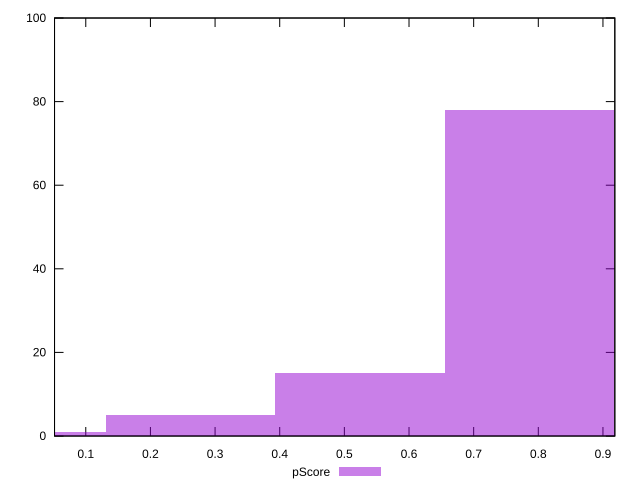

Reproduce this figure in gnuplot.
reset

$pScore <<EOF
0.7864442705486693 78
0.5242961803657795 15
0.26214809018288976 5
1.048592360731559 1
0 1
EOF

set key outside below
set boxwidth 0.26214809018288976
set xrange [0.05167296585058667:0.9183580026018724]
set yrange [0:100]
set trange [0:100]
set style fill transparent solid 0.5 noborder
set terminal svg size 640, 490 enhanced background rgb 'white'
set output "reprap/total-blocking-time/samples/pages+cached+noexternal+nomedia+nocss+nojs/pScore/histogram.svg"

plot $pScore title "pScore" with boxes

reset
